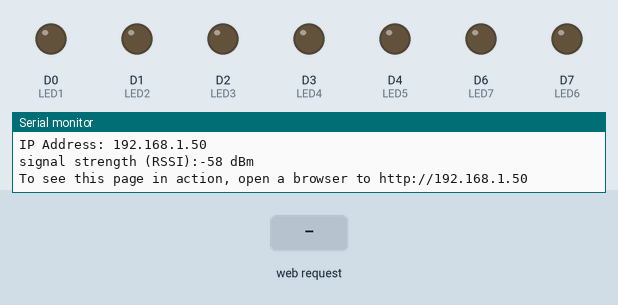
Recording of a sketch running on a simulated Arduino MKR. Shown: output pins drawn as LEDs (lit = HIGH), the last lines printed to the serial monitor. Inputs (shaded band) come from the test bench. WiFi joins after 1.5 s; servers stay silent unless stated.

Above: at 12.7 s.
12.8 s: HTTP request GET /LED1ON received
At 14.0 s:
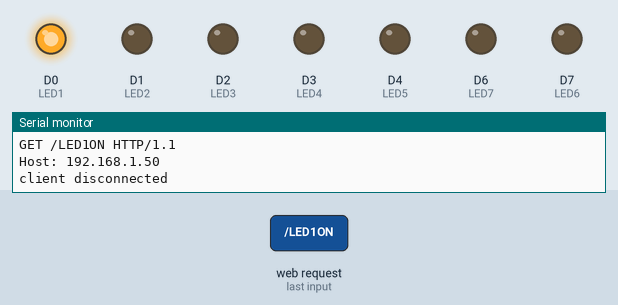
14.3 s: HTTP request GET /LED2ON received
At 15.2 s:
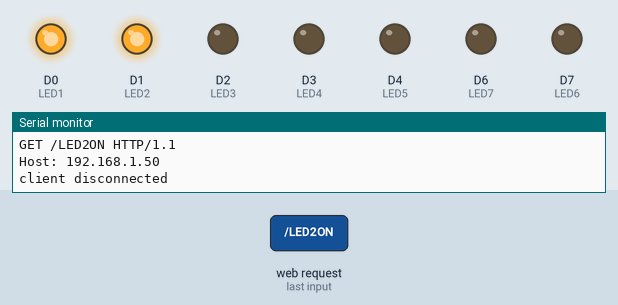
15.8 s: HTTP request GET /LED1OFF received
At 16.4 s:
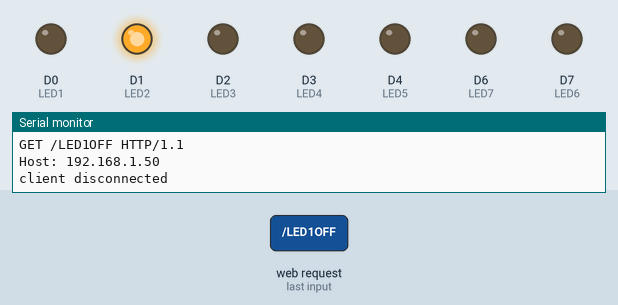
17.3 s: HTTP request GET /LED3ON received
At 18.5 s:
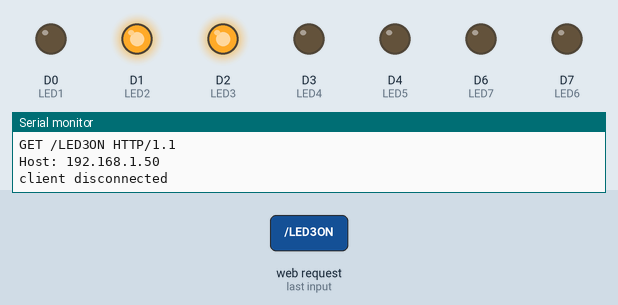
18.8 s: HTTP request GET /LED2OFF received
At 19.8 s:
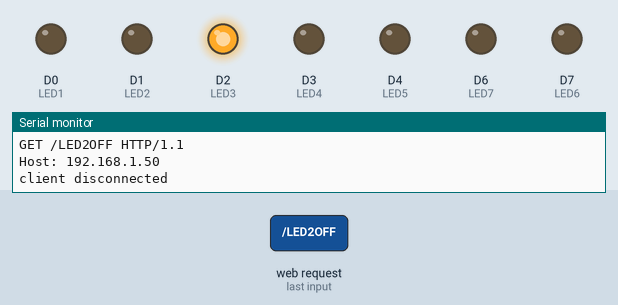
20.3 s: HTTP request GET /LED4ON received
At 20.9 s:
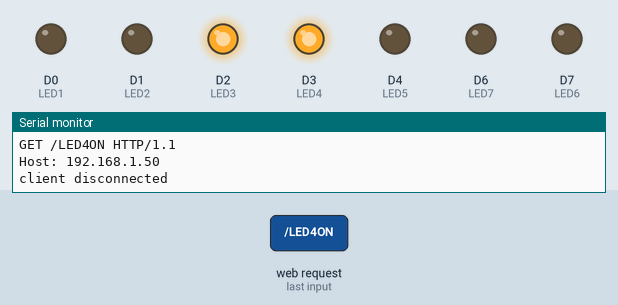
Timing chart, 0 to 22.8 s (numbered marks = the images above; inputs shaded):
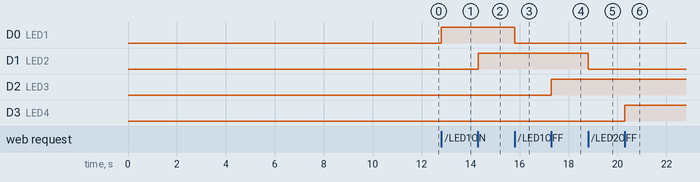

The sketch:

main.ino
```cpp
/*
INTEGRANTES
  - CEYNI BELTRAN
  - JULIO POSADA
  - JOSE TORDECILLA
*/

#include <WiFi101.h>
#define LED1 0
#define LED2 1
#define LED3 2
#define LED4 3
#define LED5 4
#define LED6 7
#define LED7 6

char ssid[] = "Pipe"; //nombre de red wifi
char pass[] = "1027740136"; //password

int status = 0;

//Dirección a conectividad IP (servidor)
WiFiServer server(80);

//Conectividad a IP (cliente)
WiFiClient client = server.available();

void setup() {
  // put your setup code here, to run once:
  Serial.begin(9600);

  //definimos los pines de led como salida
  pinMode(LED1, OUTPUT);
  pinMode(LED2, OUTPUT);
  pinMode(LED3, OUTPUT);
  pinMode(LED4, OUTPUT);
  pinMode(LED5, OUTPUT);
  pinMode(LED6, OUTPUT);
  pinMode(LED7, OUTPUT);

  //Activar el wifi
  enable_WiFi();
  //nos conectamos
  connect_WiFi();

  //iniciamos el server
  server.begin();

  //imprimir por serial la info
  printWifiStatus();
}

void loop() {
  // put your main code here, to run repeatedly:
  client = server.available();

  if (client) {
    printWEB();
  }
}

void printWifiStatus() {
  // print the SSID of the network you're attached to:
  Serial.print("SSID: ");
  Serial.println(WiFi.SSID());

  // print your board's IP address:
  IPAddress ip = WiFi.localIP();
  Serial.print("IP Address: ");
  Serial.println(ip);

  // print the received signal strength:
  long rssi = WiFi.RSSI();
  Serial.print("signal strength (RSSI):");
  Serial.print(rssi);
  Serial.println(" dBm");

  Serial.print("To see this page in action, open a browser to http://");
  Serial.println(ip);
}

void enable_WiFi() {
  String fv = WiFi.firmwareVersion();
  if (fv < "1.0.0") {
    Serial.println("Please upgrade the firmware");
  }
}

//se queda en el ciclo hasta que conecte
void connect_WiFi() {
  // attempt to connect to Wifi network:
  while (status != WL_CONNECTED) {
    Serial.print("Attempting to connect to SSID: ");
    Serial.println(ssid);
    // Connect to WPA/WPA2 network. Change this line if using open or WEP network:
    status = WiFi.begin(ssid, pass);
    // Wait 10 seconds for connection:
    delay(10000);
  }
}

//envia el archivo de la pag-web al cliente.
void printWEB() {
  if (client) {                             // if you get a client,
    Serial.println("new client");           // print a message out the serial port
    String currentLine = "";                // make a String to hold incoming data from the client
    while (client.connected()) {            // loop while the client's connected
      if (client.available()) {             // if there's bytes to read from the client,
        char c = client.read();             // read a byte, then
        Serial.write(c);                    // print it out the serial monitor
        if (c == '\n') {                    // if the byte is a newline character

          // if the current line is blank, you got two newline characters in a row.
          // that's the end of the client HTTP request, so send a response:
          if (currentLine.length() == 0) {

            // HTTP headers always start with a response code (e.g. HTTP/1.1 200 OK)
            // and a content-type so the client knows what's coming, then a blank line:
            client.println("HTTP/1.1 200 OK");
            client.println("Content-type:text/html");
            client.println();
            client.println("<!doctype html>");
            client.println("<html lang=\"en\">"); // Escape the inner quotation marks
            client.println("<head>");
            client.println("<meta charset=\"utf-8\">"); // Escape the inner quotation marks
            client.println("<meta name=\"viewport\" content=\"width=device-width, initial-scale=1\">"); // Escape the inner quotation marks
            client.println("<title>LED central</title>");
            client.println("<link href=\"https://cdn.jsdelivr.net/npm/bootstrap@5.3.0-alpha3/dist/css/bootstrap.min.css\" rel=\"stylesheet\" integrity=\"sha384-KK94CHFLLe+nY2dmCWGMq91rCGa5gtU4mk92HdvYe+M/SXH301p5ILy+dN9+nJOZ\" crossorigin=\"anonymous\">"); // Escape the inner quotation marks
            client.println("</head>");
            client.println("<style>");
            client.println("body {");
            client.println("zoom: 1.5;");
            client.println("<!--    background-image: url('https://w0.peakpx.com/wallpaper/578/837/HD-wallpaper-spongebob-black-emo-white-blue.jpg');");
            client.println("    background-size: cover;");
            client.println("    background-position: center;");
            client.println("    background-color: rgba(0, 0, 0, 0.2);-->");
            client.println("}");
            client.println("</style>");
            client.println("<body>");
            client.println("<h1>Control de LEDs</h1>");
            client.println("<p>Seleccione el LED que desea controlar:</p>");
            client.println("<div class=\"btn-group-vertical\" role=\"group\">"); // Escape the inner quotation marks
            client.println("<button type=\"button\" class=\"btn btn-primary dropdown-toggle\" data-bs-toggle=\"dropdown\" aria-expanded=\"false\">Habitacion 1</button>"); // Escape the inner quotation marks
            client.println("<ul class=\"dropdown-menu\">"); // Escape the inner quotation marks
            client.println("<li><a class=\"dropdown-item\" href=\"/LED1ON\">Encender</a></li>"); // Escape the inner quotation marks
            client.println("<li><a class=\"dropdown-item\" href=\"/LED1OFF\">Apagar</a></li>"); // Escape the inner quotation marks
            client.println("</ul>");
            client.println("<button type=\"button\" class=\"btn btn-primary dropdown-toggle\" data-bs-toggle=\"dropdown\" aria-expanded=\"false\">Pasillo</button>");
            client.println("<ul class=\"dropdown-menu\">");
            client.println("<li><a class=\"dropdown-item\" href=\"/LED2ON\">Encender</a></li>");
            client.println("<li><a class=\"dropdown-item\" href=\"/LED2OFF\">Apagar</a></li>");
            client.println("</ul>");
            client.println("<button type=\"button\" class=\"btn btn-primary dropdown-toggle\" data-bs-toggle=\"dropdown\" aria-expanded=\"false\">Cocina</button>");
            client.println("<ul class=\"dropdown-menu\">");
            client.println("<li><a class=\"dropdown-item\" href=\"/LED3ON\">Encender</a></li>");
            client.println("<li><a class=\"dropdown-item\" href=\"/LED3OFF\">Apagar</a></li>");
            client.println("</ul>");
            client.println("<button type=\"button\" class=\"btn btn-primary dropdown-toggle\" data-bs-toggle=\"dropdown\" aria-expanded=\"false\">Baño</button>");
            client.println("<ul class=\"dropdown-menu\">");
            client.println("<li><a class=\"dropdown-item\" href=\"/LED4ON\">Encender</a></li>");
            client.println("<li><a class=\"dropdown-item\" href=\"/LED4OFF\">Apagar</a></li>");
            client.println("</ul>");
            client.println("<button type=\"button\" class=\"btn btn-primary dropdown-toggle\" data-bs-toggle=\"dropdown\" aria-expanded=\"false\">Habitación 2</button>");
            client.println("<ul class=\"dropdown-menu\">");
            client.println("<li><a class=\"dropdown-item\" href=\"/LED5ON\">Encender</a></li>");
            client.println("<li><a class=\"dropdown-item\" href=\"/LED5OFF\">Apagar</a></li>");
            client.println("</ul>");
            client.println("<button type=\"button\" class=\"btn btn-primary dropdown-toggle\" data-bs-toggle=\"dropdown\" aria-expanded=\"false\">Estudio</button>");
            client.println("<ul class=\"dropdown-menu\">");
            client.println("<li><a class=\"dropdown-item\" href=\"/LED6ON\">Encender</a></li>");
            client.println("<li><a class=\"dropdown-item\" href=\"/LED6OFF\">Apagar</a></li>");
            client.println("</ul>");
            client.println("<button type=\"button\" class=\"btn btn-primary dropdown-toggle\" data-bs-toggle=\"dropdown\" aria-expanded=\"false\">Sala</button>");
            client.println("<ul class=\"dropdown-menu\">");
            client.println("<li><a class=\"dropdown-item\" href=\"/LED7ON\">Encender</a></li>");
            client.println("<li><a class=\"dropdown-item\" href=\"/LED7OFF\">Apagar</a></li>");
            client.println("</ul>");
            client.println("</div>");
            client.println("<script src=\"https://cdn.jsdelivr.net/npm/bootstrap@5.3.0-alpha3/dist/js/bootstrap.bundle.min.js\" integrity=\"sha384-ENjdO4Dr2bkBIFxQpeoTz1HIcje39Wm4jDKdf19U8gI4ddQ3GYNS7NTKfAdVQSZe\" crossorigin=\"anonymous\"></script>");
            client.println("</body>");
client.println("</html>");

            client.println();
            break;
          } else {
            currentLine = "";
          }
        } else if (c != '\r') {     // if you got anything else but a carriage return character,
          currentLine += c;         // add it to the end of the currentLine
        }


        //espacio rutas
        if (currentLine.endsWith("GET /LED1ON")) {
          digitalWrite(LED1, HIGH);
        }
        if (currentLine.endsWith("GET /LED1OFF")) {
          digitalWrite(LED1, LOW);
        }
        if (currentLine.endsWith("GET /LED2ON")) {
          digitalWrite(LED2, HIGH);
        }
        if (currentLine.endsWith("GET /LED2OFF")) {
          digitalWrite(LED2, LOW);
        }
        if (currentLine.endsWith("GET /LED3ON")) {
          digitalWrite(LED3, HIGH);
        }
        if (currentLine.endsWith("GET /LED3OFF")) {
          digitalWrite(LED3, LOW);
        }
        if (currentLine.endsWith("GET /LED4ON")) {
          digitalWrite(LED4, HIGH);
        }
        if (currentLine.endsWith("GET /LED4OFF")) {
          digitalWrite(LED4, LOW);
        }
        if (currentLine.endsWith("GET /LED5ON")) {
          digitalWrite(LED5, HIGH);
        }
        if (currentLine.endsWith("GET /LED5OFF")) {
          digitalWrite(LED5, LOW);
        }
        if (currentLine.endsWith("GET /LED6ON")) {
          digitalWrite(LED6, HIGH);
        }
        if (currentLine.endsWith("GET /LED6OFF")) {
          digitalWrite(LED6, LOW);
        }
        if (currentLine.endsWith("GET /LED7ON")) {
          digitalWrite(LED7, HIGH);
        }
        if (currentLine.endsWith("GET /LED7OFF")) {
          digitalWrite(LED7, LOW);
        }

      }
    }
    // close the connection:
    client.stop();
    Serial.println("client disconnected");
  }
}
```

Measured:
- after the input at 12.8 s, D0 (LED1): LOW → HIGH at once
- after the input at 14.3 s, D1 (LED2): LOW → HIGH at once
- after the input at 15.8 s, D0 (LED1): HIGH → LOW at once
- after the input at 17.3 s, D2 (LED3): LOW → HIGH at once
- after the input at 18.8 s, D1 (LED2): HIGH → LOW at once
- after the input at 20.3 s, D3 (LED4): LOW → HIGH at once
